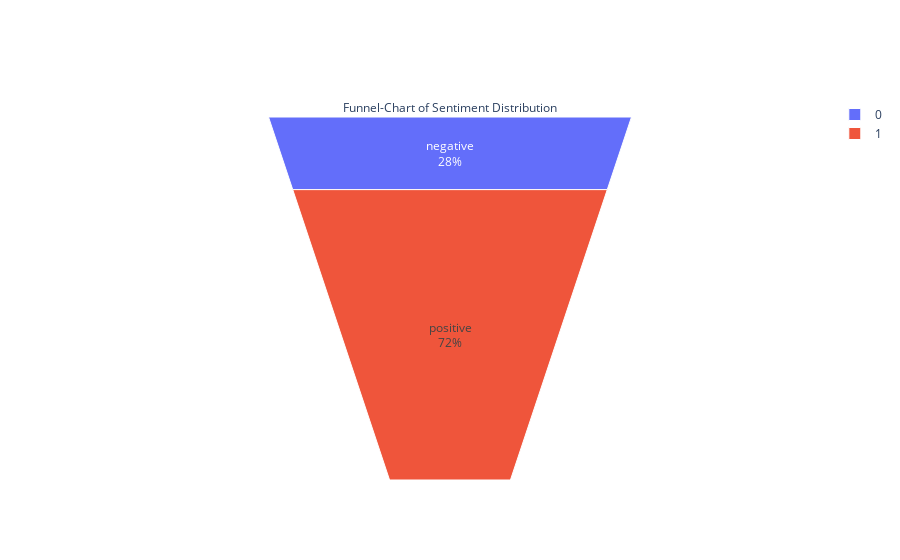

The notebook cell this image was saved under:
### Code cell
from plotly import graph_objs as go

fig = go.Figure(go.Funnelarea(
    text=temp.sentiment,
    values=temp.text,
    title={"position": "top center", "text": "Funnel-Chart of Sentiment Distribution"}
))
fig.show()

### Figure 1 — Plotly figure (JSON) as saved in the notebook; plotly's stock layout.template omitted (floating-point values rounded to 4 significant figures)
{"data": [{"text": ["negative", "positive"], "title": {"position": "top center", "text": "Funnel-Chart of Sentiment Distribution"}, "type": "funnelarea", "values": [3307, 8499]}], "layout": {}}
